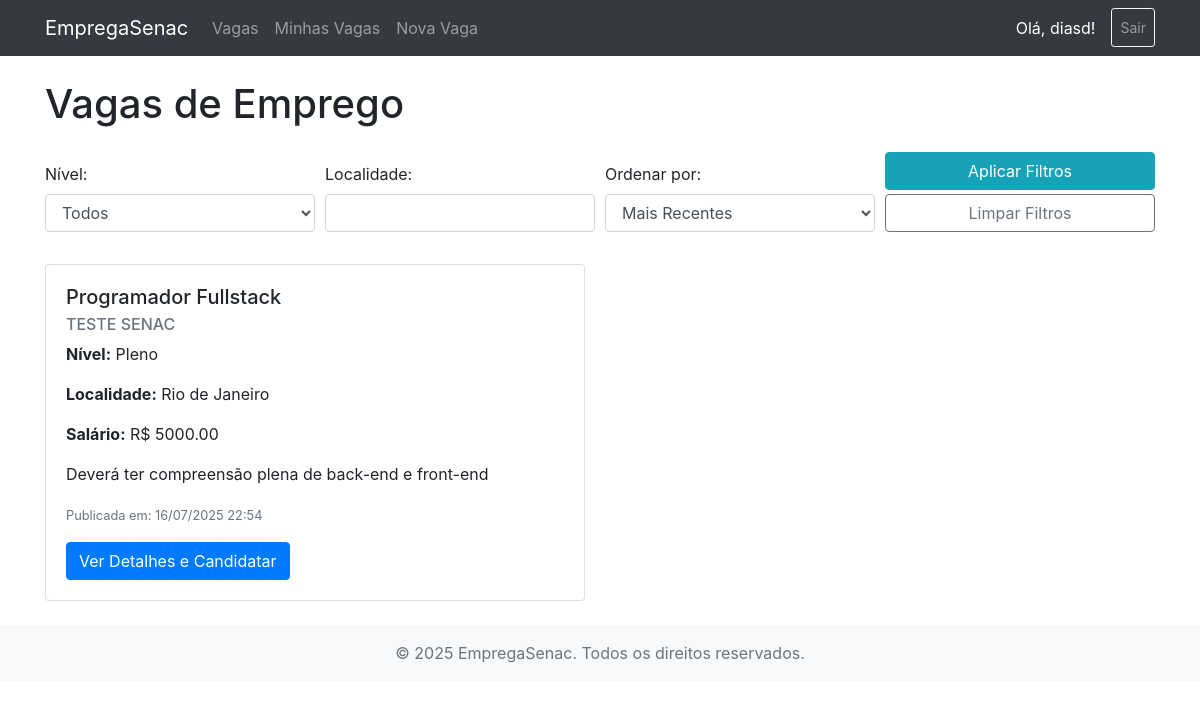
The app's page /minhas-vagas/vagas-publicas/ (signed in) with its own data.
### app/models.py (models this page shows, shortened)
class Vaga(models.Model):
    NIVEL_CHOICES = [
        ('estagio', 'Estágio'),
        ('junior', 'Júnior'),
        ('pleno', 'Pleno'),
        ('senior', 'Sênior'),
        ('especialista', 'Especialista'),
    ]
    empresa = models.ForeignKey(Empresa, on_delete=models.CASCADE, related_name='vagas')
    titulo = models.CharField(max_length=255, verbose_name="Título da Vaga")
    descricao = models.TextField(verbose_name="Descrição da Vaga")
    nivel = models.CharField(max_length=20, choices=NIVEL_CHOICES, verbose_name="Nível")
    localidade = models.CharField(max_length=100, verbose_name="Localidade")
    salario = models.DecimalField(max_digits=10, decimal_places=2, null=True, blank=True, verbose_name="Salário")
    data_publicacao = models.DateTimeField(auto_now_add=True, verbose_name="Data de Publicação")
    ativa = models.BooleanField(default=True, verbose_name="Vaga Ativa")
    class Meta:
        verbose_name = "Vaga"
        verbose_name_plural = "Vagas"
        ordering = ['-data_publicacao']

class Empresa(models.Model):
    user = models.OneToOneField(User, on_delete=models.CASCADE, related_name='empresa_profile')
    nome_fantasia = models.CharField(max_length=200, verbose_name="Nome da Empresa")
    cnpj = models.CharField(max_length=18, unique=True, verbose_name="CNPJ")
    descricao = models.TextField(blank=True, null=True, verbose_name="Descrição da Empresa")
    site = models.URLField(blank=True, null=True, verbose_name="Site da Empresa")
    class Meta:
        verbose_name = "Empresa"
        verbose_name_plural = "Empresas"

### app/views.py (the view, shortened to what this page needs)
# urls.py: path('vagas-publicas/', views.VagaPublicaListView.as_view(), name='vagas_publicas'),  # Adicione esta linha
class VagaPublicaListView(ListView):
    model = Vaga
    template_name = 'app/vagas_publicas_list.html'
    context_object_name = 'vagas_publicas' # Um nome diferente para evitar conflitos se você usar includes
    def get_queryset(self):
        queryset = super().get_queryset().filter(ativa=True) # Apenas vagas ativas
        nivel = self.request.GET.get('nivel')
        if nivel:
            queryset = queryset.filter(nivel=nivel)
        localidade = self.request.GET.get('localidade')
        if localidade:
            queryset = queryset.filter(localidade__icontains=localidade) # __icontains para busca parcial e case-insensitive
        ordenar_por = self.request.GET.get('ordenar_por')
        return queryset
    def get_context_data(self, **kwargs):
        context = super().get_context_data(**kwargs)
        context['niveis'] = Vaga.NIVEL_CHOICES # Passa as opções de nível para o template
        context['selected_nivel'] = self.request.GET.get('nivel', '')
        context['selected_localidade'] = self.request.GET.get('localidade', '')
        context['selected_ordenar_por'] = self.request.GET.get('ordenar_por', '')
        return context

### app/templates/app/vagas_publicas_list.html (shortened to what this page needs)
{% extends 'app/base.html' %}
{% block content %}
    <h1 class="mb-4">Vagas de Emprego</h1>
    <form method="GET" class="form-row align-items-end mb-4">
        <div class="col-md-3 mb-2">
            <label for="nivel_filter">Nível:</label>
            <select name="nivel" id="nivel_filter" class="form-control">
                <option value="">Todos</option>
            </select>
        </div>
        <div class="col-md-3 mb-2">
            <label for="localidade_filter">Localidade:</label>
            <input type="text" name="localidade" id="localidade_filter" class="form-control" value="{{ selected_localidade }}">
        </div>
        <div class="col-md-3 mb-2">
            <label for="ordenar_por_filter">Ordenar por:</label>
            <select name="ordenar_por" id="ordenar_por_filter" class="form-control">
                <option value="-data_publicacao" {% if selected_ordenar_por == "-data_publicacao" %}selected{% endif %}>Mais Recentes</option>
            </select>
        </div>
        <div class="col-md-3 mb-2">
            <button type="submit" class="btn btn-info btn-block">Aplicar Filtros</button>
            <a href="{% url 'vagas_publicas' %}" class="btn btn-outline-secondary btn-block mt-1">Limpar Filtros</a>
        </div>
    </form>
    {% if vagas_publicas %}
        <div class="row">
            {% for vaga in vagas_publicas %}
                <div class="col-md-6 mb-4">
                    <div class="card">
                        <div class="card-body">
                            <h5 class="card-title">{{ vaga.titulo }}</h5>
                            <h6 class="card-subtitle mb-2 text-muted">{{ vaga.empresa.nome_fantasia }}</h6>
                            <p class="card-text"><strong>Nível:</strong> {{ vaga.get_nivel_display }}</p>
                            <p class="card-text"><strong>Localidade:</strong> {{ vaga.localidade }}</p>
                            {% if vaga.salario %}
                                <p class="card-text"><strong>Salário:</strong> R$ {{ vaga.salario|floatformat:2 }}</p>
                            {% else %}
                                <p class="card-text"><strong>Salário:</strong> Não informado</p>
                            {% endif %}
                            <p class="card-text">{{ vaga.descricao|truncatechars:200 }}</p>
                            <p class="card-text"><small class="text-muted">Publicada em: {{ vaga.data_publicacao|date:"d/m/Y H:i" }}</small></p>
                            <a href="{% url 'candidatar_vaga' pk=vaga.pk %}" class="btn btn-primary">Ver Detalhes e Candidatar</a>
                        </div>
                    </div>
                </div>
            {% endfor %}
        </div>
    {% else %}
        <div class="alert alert-info" role="alert">
            Nenhuma vaga encontrada com os filtros selecionados.
        </div>
    {% endif %}
{% endblock content %}

### app/templates/app/base.html (shortened to what this page needs)
{% load static %}
<!DOCTYPE html>
<html lang="pt-br">
<head>
    <link href="https://stackpath.bootstrapcdn.com/bootstrap/4.5.2/css/bootstrap.min.css" rel="stylesheet">
</head>
<body>
    <nav class="navbar navbar-expand-lg navbar-dark bg-dark">
        <div class="container">
            <a class="navbar-brand" href="{% url 'vagas_publicas' %}">EmpregaSenac</a>
            <div class="collapse navbar-collapse" id="navbarNav">
                <ul class="navbar-nav mr-auto">
                    <li class="nav-item">
                        <a class="nav-link" href="{% url 'vagas_publicas' %}">Vagas</a>
                    </li>
                    {% if user.is_authenticated %}
                        <li class="nav-item">
                            <a class="nav-link" href="{% url 'vaga_list' %}">Minhas Vagas</a>
                        </li>
                        <li class="nav-item">
                            <a class="nav-link" href="{% url 'vaga_create' %}">Nova Vaga</a>
                        </li>
                    {% endif %}
                </ul>
                <ul class="navbar-nav ml-auto">
                    {% if user.is_authenticated %}
                        <li class="nav-item">
                            <span class="nav-link text-white">Olá, {{ user.username }}!</span>
                        </li>
                        <li class="nav-item">
                            <a class="nav-link btn btn-outline-light btn-sm ml-2" href="{% url 'logout' %}">Sair</a>
                        </li>
                    {% endif %}
                </ul>
            </div>
        </div>
    </nav>
    <div class="container mt-4">
        {% block content %}
        {% endblock %}
    </div>
    <footer class="footer mt-auto py-3 bg-light">
        <div class="container text-center">
            <span class="text-muted">&copy; 2025 EmpregaSenac. Todos os direitos reservados.</span>
        </div>
    </footer>
</body>
</html>

### records on screen
Vaga: titulo "Programador Fullstack", empresa.nome_fantasia "TESTE SENAC", nivel "Pleno", localidade "Rio de Janeiro", salario "5000.00", descricao "Deverá ter compreensão plena de back-end e front-end", data_publicacao "16/07/2025 22:54"

### other values on screen
{{ user.username }} "diasd"
